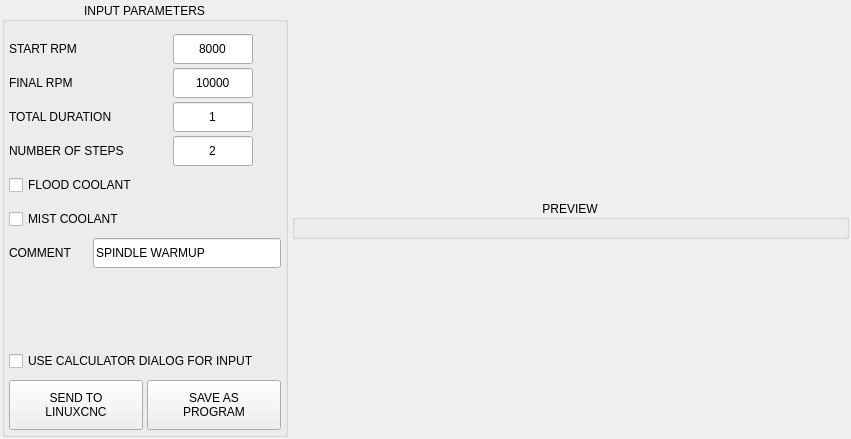
<?xml version="1.0" encoding="UTF-8"?>
<ui version="4.0">
 <class>Form</class>
 <widget class="QWidget" name="Form">
  <property name="geometry">
   <rect>
    <x>0</x>
    <y>0</y>
    <width>851</width>
    <height>439</height>
   </rect>
  </property>
  <property name="windowTitle">
   <string>Form</string>
  </property>
  <layout class="QVBoxLayout" name="verticalLayout_2">
   <property name="spacing">
    <number>6</number>
   </property>
   <property name="leftMargin">
    <number>0</number>
   </property>
   <property name="topMargin">
    <number>0</number>
   </property>
   <property name="rightMargin">
    <number>0</number>
   </property>
   <property name="bottomMargin">
    <number>0</number>
   </property>
   <item>
    <widget class="QFrame" name="frame_spindle_warmup">
     <property name="maximumSize">
      <size>
       <width>16777215</width>
       <height>16777215</height>
      </size>
     </property>
     <property name="frameShape">
      <enum>QFrame::NoFrame</enum>
     </property>
     <property name="frameShadow">
      <enum>QFrame::Plain</enum>
     </property>
     <layout class="QHBoxLayout" name="horizontalLayout" stretch="0,1">
      <property name="spacing">
       <number>4</number>
      </property>
      <property name="leftMargin">
       <number>2</number>
      </property>
      <property name="topMargin">
       <number>2</number>
      </property>
      <property name="rightMargin">
       <number>2</number>
      </property>
      <property name="bottomMargin">
       <number>2</number>
      </property>
      <item>
       <widget class="QGroupBox" name="groupbox_parameters">
        <property name="title">
         <string>INPUT PARAMETERS</string>
        </property>
        <property name="alignment">
         <set>Qt::AlignCenter</set>
        </property>
        <layout class="QVBoxLayout" name="verticalLayout">
         <property name="spacing">
          <number>4</number>
         </property>
         <property name="leftMargin">
          <number>4</number>
         </property>
         <property name="topMargin">
          <number>12</number>
         </property>
         <property name="rightMargin">
          <number>4</number>
         </property>
         <property name="bottomMargin">
          <number>4</number>
         </property>
         <item>
          <widget class="QWidget" name="widget_spindle" native="true">
           <property name="minimumSize">
            <size>
             <width>0</width>
             <height>30</height>
            </size>
           </property>
           <property name="maximumSize">
            <size>
             <width>16777215</width>
             <height>30</height>
            </size>
           </property>
           <layout class="QHBoxLayout" name="horizontalLayout_12">
            <property name="spacing">
             <number>4</number>
            </property>
            <property name="leftMargin">
             <number>0</number>
            </property>
            <property name="topMargin">
             <number>0</number>
            </property>
            <property name="rightMargin">
             <number>0</number>
            </property>
            <property name="bottomMargin">
             <number>0</number>
            </property>
            <item>
             <widget class="QLabel" name="lbl_spindle">
              <property name="maximumSize">
               <size>
                <width>160</width>
                <height>16777215</height>
               </size>
              </property>
              <property name="text">
               <string>START RPM</string>
              </property>
             </widget>
            </item>
            <item>
             <widget class="QLineEdit" name="lineEdit_start">
              <property name="sizePolicy">
               <sizepolicy hsizetype="Preferred" vsizetype="Preferred">
                <horstretch>0</horstretch>
                <verstretch>0</verstretch>
               </sizepolicy>
              </property>
              <property name="maximumSize">
               <size>
                <width>80</width>
                <height>16777215</height>
               </size>
              </property>
              <property name="focusPolicy">
               <enum>Qt::ClickFocus</enum>
              </property>
              <property name="toolTip">
               <string>Program starting RPM</string>
              </property>
              <property name="text">
               <string>8000</string>
              </property>
              <property name="maxLength">
               <number>5</number>
              </property>
              <property name="alignment">
               <set>Qt::AlignCenter</set>
              </property>
             </widget>
            </item>
            <item>
             <widget class="QLabel" name="lbl_start_ok">
              <property name="sizePolicy">
               <sizepolicy hsizetype="Fixed" vsizetype="Fixed">
                <horstretch>0</horstretch>
                <verstretch>0</verstretch>
               </sizepolicy>
              </property>
              <property name="minimumSize">
               <size>
                <width>24</width>
                <height>24</height>
               </size>
              </property>
              <property name="maximumSize">
               <size>
                <width>24</width>
                <height>24</height>
               </size>
              </property>
              <property name="text">
               <string/>
              </property>
              <property name="pixmap">
               <pixmap>../../modules/images/unchecked.png</pixmap>
              </property>
              <property name="scaledContents">
               <bool>true</bool>
              </property>
              <property name="alignment">
               <set>Qt::AlignCenter</set>
              </property>
             </widget>
            </item>
           </layout>
          </widget>
         </item>
         <item>
          <widget class="QWidget" name="widget_num_holes" native="true">
           <property name="minimumSize">
            <size>
             <width>0</width>
             <height>30</height>
            </size>
           </property>
           <property name="maximumSize">
            <size>
             <width>16777215</width>
             <height>30</height>
            </size>
           </property>
           <layout class="QHBoxLayout" name="horizontalLayout_6">
            <property name="spacing">
             <number>4</number>
            </property>
            <property name="leftMargin">
             <number>0</number>
            </property>
            <property name="topMargin">
             <number>0</number>
            </property>
            <property name="rightMargin">
             <number>0</number>
            </property>
            <property name="bottomMargin">
             <number>0</number>
            </property>
            <item>
             <widget class="QLabel" name="lbl_num_holes">
              <property name="minimumSize">
               <size>
                <width>160</width>
                <height>0</height>
               </size>
              </property>
              <property name="maximumSize">
               <size>
                <width>160</width>
                <height>16777215</height>
               </size>
              </property>
              <property name="text">
               <string>FINAL RPM</string>
              </property>
             </widget>
            </item>
            <item>
             <widget class="QLineEdit" name="lineEdit_final">
              <property name="sizePolicy">
               <sizepolicy hsizetype="Preferred" vsizetype="Preferred">
                <horstretch>0</horstretch>
                <verstretch>0</verstretch>
               </sizepolicy>
              </property>
              <property name="minimumSize">
               <size>
                <width>80</width>
                <height>0</height>
               </size>
              </property>
              <property name="maximumSize">
               <size>
                <width>80</width>
                <height>16777215</height>
               </size>
              </property>
              <property name="focusPolicy">
               <enum>Qt::ClickFocus</enum>
              </property>
              <property name="toolTip">
               <string>Program ending RPM</string>
              </property>
              <property name="text">
               <string>10000</string>
              </property>
              <property name="maxLength">
               <number>5</number>
              </property>
              <property name="alignment">
               <set>Qt::AlignCenter</set>
              </property>
             </widget>
            </item>
            <item>
             <widget class="QLabel" name="lbl_final_ok">
              <property name="sizePolicy">
               <sizepolicy hsizetype="Fixed" vsizetype="Fixed">
                <horstretch>0</horstretch>
                <verstretch>0</verstretch>
               </sizepolicy>
              </property>
              <property name="minimumSize">
               <size>
                <width>24</width>
                <height>24</height>
               </size>
              </property>
              <property name="maximumSize">
               <size>
                <width>24</width>
                <height>24</height>
               </size>
              </property>
              <property name="text">
               <string/>
              </property>
              <property name="pixmap">
               <pixmap>../../modules/images/unchecked.png</pixmap>
              </property>
              <property name="scaledContents">
               <bool>true</bool>
              </property>
              <property name="alignment">
               <set>Qt::AlignCenter</set>
              </property>
             </widget>
            </item>
           </layout>
          </widget>
         </item>
         <item>
          <widget class="QWidget" name="widget_radius" native="true">
           <property name="minimumSize">
            <size>
             <width>0</width>
             <height>30</height>
            </size>
           </property>
           <property name="maximumSize">
            <size>
             <width>16777215</width>
             <height>30</height>
            </size>
           </property>
           <layout class="QHBoxLayout" name="horizontalLayout_8">
            <property name="spacing">
             <number>4</number>
            </property>
            <property name="leftMargin">
             <number>0</number>
            </property>
            <property name="topMargin">
             <number>0</number>
            </property>
            <property name="rightMargin">
             <number>0</number>
            </property>
            <property name="bottomMargin">
             <number>0</number>
            </property>
            <item>
             <widget class="QLabel" name="lbl_radius">
              <property name="minimumSize">
               <size>
                <width>160</width>
                <height>0</height>
               </size>
              </property>
              <property name="maximumSize">
               <size>
                <width>160</width>
                <height>16777215</height>
               </size>
              </property>
              <property name="toolTip">
               <string/>
              </property>
              <property name="text">
               <string>TOTAL DURATION</string>
              </property>
             </widget>
            </item>
            <item>
             <widget class="QLineEdit" name="lineEdit_duration">
              <property name="sizePolicy">
               <sizepolicy hsizetype="Preferred" vsizetype="Preferred">
                <horstretch>0</horstretch>
                <verstretch>0</verstretch>
               </sizepolicy>
              </property>
              <property name="minimumSize">
               <size>
                <width>80</width>
                <height>0</height>
               </size>
              </property>
              <property name="maximumSize">
               <size>
                <width>80</width>
                <height>16777215</height>
               </size>
              </property>
              <property name="focusPolicy">
               <enum>Qt::ClickFocus</enum>
              </property>
              <property name="toolTip">
               <string>Total program duration in minutes</string>
              </property>
              <property name="text">
               <string>1</string>
              </property>
              <property name="maxLength">
               <number>8</number>
              </property>
              <property name="alignment">
               <set>Qt::AlignCenter</set>
              </property>
             </widget>
            </item>
            <item>
             <widget class="QLabel" name="lbl_duration_ok">
              <property name="sizePolicy">
               <sizepolicy hsizetype="Fixed" vsizetype="Fixed">
                <horstretch>0</horstretch>
                <verstretch>0</verstretch>
               </sizepolicy>
              </property>
              <property name="minimumSize">
               <size>
                <width>24</width>
                <height>24</height>
               </size>
              </property>
              <property name="maximumSize">
               <size>
                <width>24</width>
                <height>24</height>
               </size>
              </property>
              <property name="text">
               <string/>
              </property>
              <property name="pixmap">
               <pixmap>../../modules/images/unchecked.png</pixmap>
              </property>
              <property name="scaledContents">
               <bool>true</bool>
              </property>
              <property name="alignment">
               <set>Qt::AlignCenter</set>
              </property>
             </widget>
            </item>
           </layout>
          </widget>
         </item>
         <item>
          <widget class="QWidget" name="widget_first" native="true">
           <property name="minimumSize">
            <size>
             <width>0</width>
             <height>30</height>
            </size>
           </property>
           <property name="maximumSize">
            <size>
             <width>16777215</width>
             <height>30</height>
            </size>
           </property>
           <layout class="QHBoxLayout" name="horizontalLayout_7">
            <property name="spacing">
             <number>4</number>
            </property>
            <property name="leftMargin">
             <number>0</number>
            </property>
            <property name="topMargin">
             <number>0</number>
            </property>
            <property name="rightMargin">
             <number>0</number>
            </property>
            <property name="bottomMargin">
             <number>0</number>
            </property>
            <item>
             <widget class="QLabel" name="lbl_first">
              <property name="minimumSize">
               <size>
                <width>160</width>
                <height>0</height>
               </size>
              </property>
              <property name="maximumSize">
               <size>
                <width>160</width>
                <height>16777215</height>
               </size>
              </property>
              <property name="toolTip">
               <string>Tool to use for facing</string>
              </property>
              <property name="text">
               <string>NUMBER OF STEPS</string>
              </property>
             </widget>
            </item>
            <item>
             <widget class="QLineEdit" name="lineEdit_steps">
              <property name="sizePolicy">
               <sizepolicy hsizetype="Preferred" vsizetype="Preferred">
                <horstretch>0</horstretch>
                <verstretch>0</verstretch>
               </sizepolicy>
              </property>
              <property name="minimumSize">
               <size>
                <width>80</width>
                <height>0</height>
               </size>
              </property>
              <property name="maximumSize">
               <size>
                <width>80</width>
                <height>16777215</height>
               </size>
              </property>
              <property name="focusPolicy">
               <enum>Qt::ClickFocus</enum>
              </property>
              <property name="toolTip">
               <string>Number of program steps</string>
              </property>
              <property name="text">
               <string>2</string>
              </property>
              <property name="maxLength">
               <number>6</number>
              </property>
              <property name="alignment">
               <set>Qt::AlignCenter</set>
              </property>
             </widget>
            </item>
            <item>
             <widget class="QLabel" name="lbl_steps_ok">
              <property name="sizePolicy">
               <sizepolicy hsizetype="Fixed" vsizetype="Fixed">
                <horstretch>0</horstretch>
                <verstretch>0</verstretch>
               </sizepolicy>
              </property>
              <property name="minimumSize">
               <size>
                <width>24</width>
                <height>24</height>
               </size>
              </property>
              <property name="maximumSize">
               <size>
                <width>24</width>
                <height>24</height>
               </size>
              </property>
              <property name="text">
               <string/>
              </property>
              <property name="pixmap">
               <pixmap>../../modules/images/unchecked.png</pixmap>
              </property>
              <property name="scaledContents">
               <bool>true</bool>
              </property>
              <property name="alignment">
               <set>Qt::AlignCenter</set>
              </property>
             </widget>
            </item>
           </layout>
          </widget>
         </item>
         <item>
          <widget class="QCheckBox" name="chk_flood">
           <property name="sizePolicy">
            <sizepolicy hsizetype="Preferred" vsizetype="Fixed">
             <horstretch>0</horstretch>
             <verstretch>0</verstretch>
            </sizepolicy>
           </property>
           <property name="minimumSize">
            <size>
             <width>0</width>
             <height>30</height>
            </size>
           </property>
           <property name="maximumSize">
            <size>
             <width>16777215</width>
             <height>30</height>
            </size>
           </property>
           <property name="toolTip">
            <string>Turn on flood coolant while warming up</string>
           </property>
           <property name="text">
            <string>FLOOD COOLANT</string>
           </property>
          </widget>
         </item>
         <item>
          <widget class="QCheckBox" name="chk_mist">
           <property name="sizePolicy">
            <sizepolicy hsizetype="Preferred" vsizetype="Fixed">
             <horstretch>0</horstretch>
             <verstretch>0</verstretch>
            </sizepolicy>
           </property>
           <property name="minimumSize">
            <size>
             <width>0</width>
             <height>30</height>
            </size>
           </property>
           <property name="maximumSize">
            <size>
             <width>16777215</width>
             <height>30</height>
            </size>
           </property>
           <property name="toolTip">
            <string>Turn on mist coolant while warming up</string>
           </property>
           <property name="text">
            <string>MIST COOLANT</string>
           </property>
          </widget>
         </item>
         <item>
          <widget class="QWidget" name="widget_comment" native="true">
           <property name="minimumSize">
            <size>
             <width>0</width>
             <height>30</height>
            </size>
           </property>
           <property name="maximumSize">
            <size>
             <width>16777215</width>
             <height>30</height>
            </size>
           </property>
           <layout class="QHBoxLayout" name="horizontalLayout_11">
            <property name="spacing">
             <number>4</number>
            </property>
            <property name="leftMargin">
             <number>0</number>
            </property>
            <property name="topMargin">
             <number>0</number>
            </property>
            <property name="rightMargin">
             <number>0</number>
            </property>
            <property name="bottomMargin">
             <number>0</number>
            </property>
            <item>
             <widget class="QLabel" name="lbl_comment">
              <property name="minimumSize">
               <size>
                <width>80</width>
                <height>0</height>
               </size>
              </property>
              <property name="maximumSize">
               <size>
                <width>80</width>
                <height>16777215</height>
               </size>
              </property>
              <property name="toolTip">
               <string>Comment for gcode file</string>
              </property>
              <property name="text">
               <string>COMMENT</string>
              </property>
              <property name="alignment">
               <set>Qt::AlignLeading|Qt::AlignLeft|Qt::AlignVCenter</set>
              </property>
             </widget>
            </item>
            <item>
             <widget class="QLineEdit" name="lineEdit_comment">
              <property name="sizePolicy">
               <sizepolicy hsizetype="Preferred" vsizetype="Preferred">
                <horstretch>0</horstretch>
                <verstretch>0</verstretch>
               </sizepolicy>
              </property>
              <property name="focusPolicy">
               <enum>Qt::ClickFocus</enum>
              </property>
              <property name="toolTip">
               <string/>
              </property>
              <property name="text">
               <string>SPINDLE WARMUP</string>
              </property>
              <property name="maxLength">
               <number>40</number>
              </property>
             </widget>
            </item>
           </layout>
          </widget>
         </item>
         <item>
          <spacer name="verticalSpacer">
           <property name="orientation">
            <enum>Qt::Vertical</enum>
           </property>
           <property name="sizeHint" stdset="0">
            <size>
             <width>20</width>
             <height>40</height>
            </size>
           </property>
          </spacer>
         </item>
         <item>
          <widget class="QCheckBox" name="chk_use_calc">
           <property name="sizePolicy">
            <sizepolicy hsizetype="Preferred" vsizetype="Preferred">
             <horstretch>0</horstretch>
             <verstretch>0</verstretch>
            </sizepolicy>
           </property>
           <property name="minimumSize">
            <size>
             <width>0</width>
             <height>30</height>
            </size>
           </property>
           <property name="maximumSize">
            <size>
             <width>16777215</width>
             <height>30</height>
            </size>
           </property>
           <property name="text">
            <string>USE CALCULATOR DIALOG FOR INPUT</string>
           </property>
          </widget>
         </item>
         <item>
          <layout class="QHBoxLayout" name="horizontalLayout_2">
           <property name="topMargin">
            <number>0</number>
           </property>
           <item>
            <widget class="QPushButton" name="btn_send">
             <property name="sizePolicy">
              <sizepolicy hsizetype="Preferred" vsizetype="Fixed">
               <horstretch>0</horstretch>
               <verstretch>0</verstretch>
              </sizepolicy>
             </property>
             <property name="minimumSize">
              <size>
               <width>100</width>
               <height>50</height>
              </size>
             </property>
             <property name="maximumSize">
              <size>
               <width>16777215</width>
               <height>50</height>
              </size>
             </property>
             <property name="toolTip">
              <string>Create temporary macro and load in linuxcnc</string>
             </property>
             <property name="text">
              <string>SEND TO
LINUXCNC</string>
             </property>
            </widget>
           </item>
           <item>
            <widget class="QPushButton" name="btn_save">
             <property name="sizePolicy">
              <sizepolicy hsizetype="Preferred" vsizetype="Fixed">
               <horstretch>0</horstretch>
               <verstretch>0</verstretch>
              </sizepolicy>
             </property>
             <property name="minimumSize">
              <size>
               <width>100</width>
               <height>50</height>
              </size>
             </property>
             <property name="maximumSize">
              <size>
               <width>16777215</width>
               <height>50</height>
              </size>
             </property>
             <property name="toolTip">
              <string>Create program and save to file</string>
             </property>
             <property name="text">
              <string>SAVE AS
PROGRAM</string>
             </property>
            </widget>
           </item>
          </layout>
         </item>
        </layout>
       </widget>
      </item>
      <item>
       <widget class="QGroupBox" name="groupbox_preview">
        <property name="title">
         <string>PREVIEW</string>
        </property>
        <property name="alignment">
         <set>Qt::AlignCenter</set>
        </property>
        <layout class="QVBoxLayout" name="layout_gb_preview" stretch="1">
         <property name="spacing">
          <number>4</number>
         </property>
         <property name="sizeConstraint">
          <enum>QLayout::SetMaximumSize</enum>
         </property>
         <property name="leftMargin">
          <number>4</number>
         </property>
         <property name="topMargin">
          <number>12</number>
         </property>
         <property name="rightMargin">
          <number>4</number>
         </property>
         <property name="bottomMargin">
          <number>4</number>
         </property>
         <item>
          <layout class="QVBoxLayout" name="layout_graph">
           <property name="spacing">
            <number>4</number>
           </property>
          </layout>
         </item>
        </layout>
       </widget>
      </item>
     </layout>
    </widget>
   </item>
  </layout>
 </widget>
 <resources/>
 <connections/>
 <slots>
  <slot>validate()</slot>
  <slot>create_program()</slot>
  <slot>units_changed()</slot>
  <slot>raster_changed()</slot>
  <slot>btn_help_clicked()</slot>
 </slots>
</ui>
